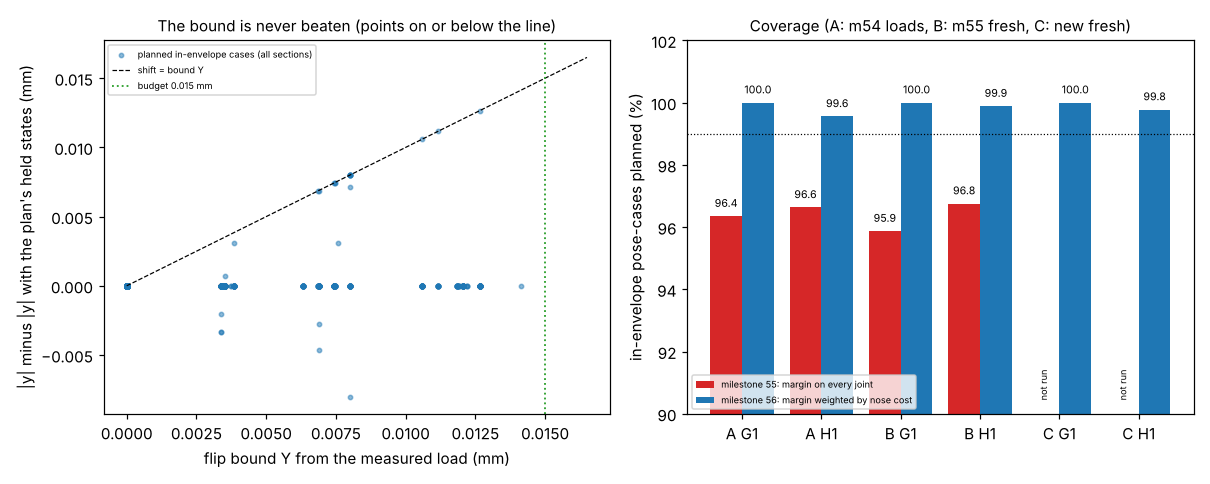

Recreate this plot in Python.
"""Figure for milestone 56: python experiments/m56_weighted/figure.py (reads results.json and m55's)."""
import json
import os

import matplotlib
matplotlib.use("Agg")
import matplotlib.pyplot as plt  # noqa: E402

HERE = os.path.dirname(os.path.abspath(__file__))
D = json.load(open(os.path.join(HERE, "results.json")))
P55 = os.path.join(HERE, "..", "m55_robust", "results.json")
D55 = json.load(open(P55)) if os.path.exists(P55) else None
SPEC = D["spec_mm"]
fig, (ax1, ax2) = plt.subplots(1, 2, figsize=(11, 4.4))

# left: the bound Y against the flip shift the robot actually showed, every planned in-envelope case
xs, ys = [], []
for x in D["runs"]:
    for r in x["rows"]:
        if r.get("in51") and r.get("y") is not None:
            xs.append(r["Y"])
            ys.append(r["y"] - r["y_noflip"])
ax1.scatter(xs, ys, s=8, color="C0", alpha=0.5, label="planned in-envelope cases (all sections)")
m = max(max(xs, default=0), D["budget_mm"]) * 1.1
ax1.plot([0, m], [0, m], color="k", lw=0.8, ls="--", label="shift = bound Y")
ax1.axvline(D["budget_mm"], color="C2", lw=1.2, ls=":", label=f"budget {D['budget_mm']:.3f} mm")
ax1.set_xlabel("flip bound Y from the measured load (mm)")
ax1.set_ylabel("|y| minus |y| with the plan's held states (mm)")
ax1.set_title("The bound is never beaten (points on or below the line)", fontsize=10)
ax1.legend(fontsize=6, loc="upper left")

# right: coverage inside milestone 51's envelope, milestone 55's robust rule against the weighted rule
labels, c55, c56 = [], [], []
for sec in ("A", "B", "C"):
    for robot in ("g1", "h1"):
        labels.append(f"{sec} {robot.upper()}")
        c56.append(D["S"][f"{sec} {robot}"]["cov"])
        c55.append(D55["S"][f"{sec} {robot}"]["cov"] if D55 and f"{sec} {robot}" in D55["S"] else None)
xi = range(len(labels))
ax2.bar([i - 0.2 for i in xi], [c if c is not None else 0 for c in c55], width=0.4, color="C3",
        label="milestone 55: margin on every joint")
ax2.bar([i + 0.2 for i in xi], c56, width=0.4, color="C0", label="milestone 56: margin weighted by nose cost")
for i, c in enumerate(c56):
    ax2.text(i + 0.2, c + 0.3, f"{c:.1f}", ha="center", fontsize=7)
for i, c in enumerate(c55):
    if c is None:
        ax2.text(i - 0.2, 90.5, "not run", ha="center", fontsize=6, rotation=90)
    else:
        ax2.text(i - 0.2, c + 0.3, f"{c:.1f}", ha="center", fontsize=7)
ax2.axhline(99, color="k", lw=0.8, ls=":")
ax2.set_xticks(list(xi))
ax2.set_xticklabels(labels)
ax2.set_ylim(90, 102)
ax2.set_ylabel("in-envelope pose-cases planned (%)")
ax2.set_title("Coverage (A: m54 loads, B: m55 fresh, C: new fresh)", fontsize=10)
ax2.legend(fontsize=6, loc="lower left")
fig.tight_layout()
fig.savefig(os.path.join(HERE, "figure.png"), dpi=110)
print("wrote figure.png")
